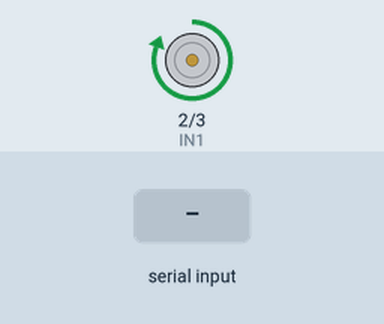
Recording of a sketch running on a simulated Arduino Uno, built with avr-gcc and run on an emulated ATmega328P. On the bench: motor-driver pin pairs drawn as motors (green arrow = first pin HIGH = forward, orange = second pin HIGH = backward, longer = more drive, scaled by the enable pin). The test bench sets the inputs (shaded band). What the sketch prints to the serial monitor is not drawn.

Above: at 0.1 s.
At 0.45 s:
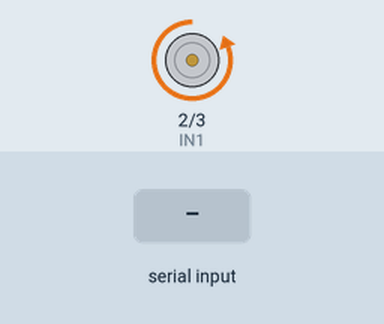
At 1.2 s:
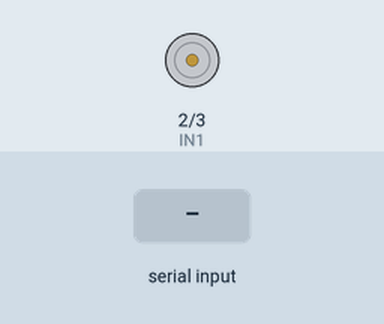
1.3 s: "1\n" received over Serial
Timing chart, 0 to 4.3 s (numbered marks = the images above; inputs shaded):
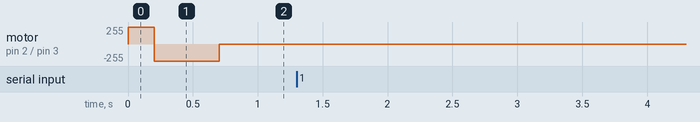

The sketch:

Programacionproyectocomedero9.ino
```cpp
#include <TimeLib.h>

int IN1 = 2;
int IN2 = 3;
int ENA = 5;

char incomingValue = 0;

void setup() {
  Serial.begin(9600);
  pinMode(IN1, OUTPUT);
  pinMode(IN2, OUTPUT);
  pinMode(ENA, OUTPUT);

  setTime(20, 22, 0, 15, 10, 2023);
}

void loop() {
  if (Serial.available() > 0) {
    incomingValue = Serial.read();
    Serial.print(incomingValue);
    Serial.print("\n");

    if (incomingValue == '1') {
      digitalWrite(IN1, HIGH);
      digitalWrite(IN2, LOW);
      analogWrite(ENA, 255);
    }
    else if (incomingValue == '0') {
      digitalWrite(IN1, LOW);
      digitalWrite(IN2, LOW);
      analogWrite(ENA, 0);
    }
  }

  int currentHour = hour();
  unsigned long elapsedTime = millis();

  currentHour = (currentHour - 5 + 24) % 24;

  if (currentHour >= 8 || currentHour < 20) {
    if (elapsedTime <= 200) {
      digitalWrite(IN1, HIGH);
      digitalWrite(IN2, LOW);
      analogWrite(ENA, 255);
    }
    else if (elapsedTime > 200 && elapsedTime <= 700) {
      digitalWrite(IN1, LOW);
      digitalWrite(IN2, HIGH);
      analogWrite(ENA, 255);
    }
    else if (elapsedTime > 700) {
      digitalWrite(IN1, LOW);
      digitalWrite(IN2, LOW);
      analogWrite(ENA, 0);
    }
    else {
      digitalWrite(IN1, LOW);
      digitalWrite(IN2, LOW);
      analogWrite(ENA, 0);
    }
  }
  else {
    digitalWrite(IN1, LOW);
    digitalWrite(IN2, LOW);
    analogWrite(ENA, 0);
  }
}
```
